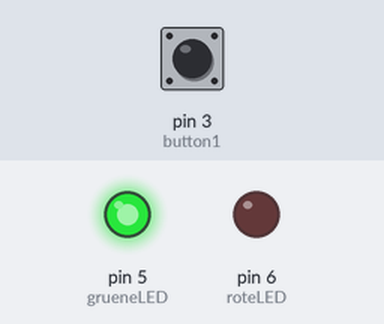
Simulated run of this sketch. Board: Arduino Uno, built with avr-gcc and run on an emulated ATmega328P. Shown: output pins drawn as LEDs (lit = HIGH). Inputs (shaded band) come from the test bench; at power-on: pin 3 (button1) LOW.

Above: at 3.8 s.
3.9 s: pin 3 (button1) pulled HIGH for 3.2 s
At 4.9 s:
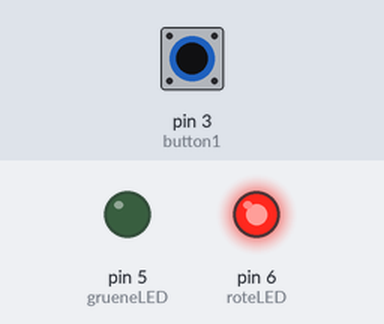
10.1 s: pin 3 (button1) pulled HIGH for 0.15 s
At 10.8 s:
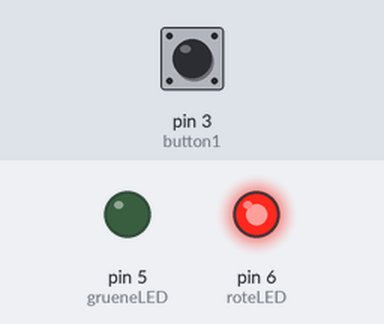
13.2 s: pin 3 (button1) pulled HIGH for 1 s
Timing chart, 0 to 22.7 s (numbered marks = the images above; inputs shaded):
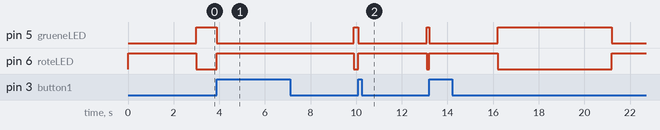

Measured:
- after the input at 3.9 s, pin 5 (grueneLED): HIGH → LOW after 0.00 s instead of 4.1 s; pin 6 (roteLED): LOW → HIGH after 0.00 s instead of 4.1 s
- after the input at 10.1 s, pin 5 (grueneLED): HIGH → LOW at once, → HIGH 3.0 s later; pin 6 (roteLED): LOW → HIGH at once, → LOW 3.0 s later

The sketch:

ampelschaltung_3.ino
```cpp
#define grueneLED 5
#define roteLED 6
#define button1 3

int startzeit=0;
int zustandsnr=1;


void rotStart_1()
{
  digitalWrite(grueneLED,LOW);
  digitalWrite(roteLED, HIGH);
  startzeit= millis();
  zustandsnr=2;
}

void rotWarten_2()
{
  //es gibt koane Befehle
  if(millis()>= startzeit+3000)
  {
    zustandsnr=3;
  }
}

void gruenStart_3()
{
  digitalWrite(grueneLED,HIGH);
  digitalWrite(roteLED, LOW);
  startzeit= millis();
  zustandsnr=4;
}

void gruenWarten_4()
{
  //es gibt koane Befehle
  if((millis()== startzeit+5000) || (digitalRead(button1)==HIGH))
  {
    zustandsnr=1;
  }
}

void setup() {
  pinMode(roteLED,OUTPUT);
  pinMode(grueneLED,OUTPUT);
  pinMode(button1, INPUT);
}

void loop() {

  switch(zustandsnr)
  {
    case 1: rotStart_1();break;
    case 2: rotWarten_2();break;
    case 3: gruenStart_3();break;
    case 4: gruenWarten_4();break;
  }

}
```
